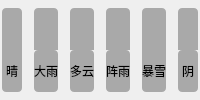
           <widget class="QWidget" name="horizontalWidget_8" native="true">
            <property name="styleSheet">
             <string notr="true">QLabel {
	background-color: rgba(60, 60, 60, 100);
	border-radius: 4px;
}</string>
            </property>
            <layout class="QHBoxLayout" name="hl_weather_2">
             <property name="spacing">
              <number>8</number>
             </property>
             <property name="leftMargin">
              <number>0</number>
             </property>
             <property name="topMargin">
              <number>6</number>
             </property>
             <property name="rightMargin">
              <number>0</number>
             </property>
             <property name="bottomMargin">
              <number>6</number>
             </property>
             <item>
              <layout class="QVBoxLayout" name="verticalLayout_26">
               <property name="spacing">
                <number>0</number>
               </property>
               <property name="leftMargin">
                <number>2</number>
               </property>
               <property name="topMargin">
                <number>2</number>
               </property>
               <property name="rightMargin">
                <number>2</number>
               </property>
               <property name="bottomMargin">
                <number>2</number>
               </property>
               <item>
                <widget class="QLabel" name="ll_type_icon1">
                 <property name="styleSheet">
                  <string notr="true">border-bottom-left-radius: 0px;
border-bottom-right-radius: 0px;</string>
                 </property>
                 <property name="text">
                  <string/>
                 </property>
                 <property name="pixmap">
                  <pixmap resource="main.qrc">:/res/type/Qing.png</pixmap>
                 </property>
                 <property name="scaledContents">
                  <bool>false</bool>
                 </property>
                 <property name="alignment">
                  <set>Qt::AlignCenter</set>
                 </property>
                </widget>
               </item>
               <item>
                <widget class="QLabel" name="ll_type1">
                 <property name="styleSheet">
                  <string notr="true">border-top-left-radius: 0px;
border-top-right-radius: 0px;</string>
                 </property>
                 <property name="text">
                  <string>晴</string>
                 </property>
                 <property name="alignment">
                  <set>Qt::AlignCenter</set>
                 </property>
                </widget>
               </item>
              </layout>
             </item>
             <item>
              <layout class="QVBoxLayout" name="verticalLayout_25">
               <property name="spacing">
                <number>0</number>
               </property>
               <property name="leftMargin">
                <number>2</number>
               </property>
               <property name="topMargin">
                <number>2</number>
               </property>
               <property name="rightMargin">
                <number>2</number>
               </property>
               <property name="bottomMargin">
                <number>2</number>
               </property>
               <item>
                <widget class="QLabel" name="ll_type_icon2">
                 <property name="styleSheet">
                  <string notr="true">border-bottom-left-radius: 0px;
border-bottom-right-radius: 0px;</string>
                 </property>
                 <property name="text">
                  <string/>
                 </property>
                 <property name="pixmap">
                  <pixmap resource="main.qrc">:/res/type/DaYu.png</pixmap>
                 </property>
                 <property name="alignment">
                  <set>Qt::AlignCenter</set>
                 </property>
                </widget>
               </item>
               <item>
                <widget class="QLabel" name="ll_type2">
                 <property name="text">
                  <string>大雨</string>
                 </property>
                 <property name="alignment">
                  <set>Qt::AlignCenter</set>
                 </property>
                </widget>
               </item>
              </layout>
             </item>
             <item>
              <layout class="QVBoxLayout" name="verticalLayout_24">
               <property name="spacing">
                <number>0</number>
               </property>
               <property name="leftMargin">
                <number>2</number>
               </property>
               <property name="topMargin">
                <number>2</number>
               </property>
               <property name="rightMargin">
                <number>2</number>
               </property>
               <property name="bottomMargin">
                <number>2</number>
               </property>
               <item>
                <widget class="QLabel" name="ll_type_icon3">
                 <property name="styleSheet">
                  <string notr="true">border-bottom-left-radius: 0px;
border-bottom-right-radius: 0px;</string>
                 </property>
                 <property name="text">
                  <string/>
                 </property>
                 <property name="pixmap">
                  <pixmap resource="main.qrc">:/res/type/DuoYun.png</pixmap>
                 </property>
                 <property name="scaledContents">
                  <bool>false</bool>
                 </property>
                 <property name="alignment">
                  <set>Qt::AlignCenter</set>
                 </property>
                </widget>
               </item>
               <item>
                <widget class="QLabel" name="ll_type3">
                 <property name="text">
                  <string>多云</string>
                 </property>
                 <property name="alignment">
                  <set>Qt::AlignCenter</set>
                 </property>
                </widget>
               </item>
              </layout>
             </item>
             <item>
              <layout class="QVBoxLayout" name="verticalLayout_19">
               <property name="spacing">
                <number>0</number>
               </property>
               <property name="leftMargin">
                <number>2</number>
               </property>
               <property name="topMargin">
                <number>2</number>
               </property>
               <property name="rightMargin">
                <number>2</number>
               </property>
               <property name="bottomMargin">
                <number>2</number>
               </property>
               <item>
                <widget class="QLabel" name="ll_type_icon4">
                 <property name="styleSheet">
                  <string notr="true">border-bottom-left-radius: 0px;
border-bottom-right-radius: 0px;</string>
                 </property>
                 <property name="text">
                  <string/>
                 </property>
                 <property name="pixmap">
                  <pixmap resource="main.qrc">:/res/type/ZhenXue.png</pixmap>
                 </property>
                 <property name="alignment">
                  <set>Qt::AlignCenter</set>
                 </property>
                </widget>
               </item>
               <item>
                <widget class="QLabel" name="ll_type4">
                 <property name="text">
                  <string>阵雨</string>
                 </property>
                 <property name="alignment">
                  <set>Qt::AlignCenter</set>
                 </property>
                </widget>
               </item>
              </layout>
             </item>
             <item>
              <layout class="QVBoxLayout" name="verticalLayout_23">
               <property name="spacing">
                <number>0</number>
               </property>
               <property name="leftMargin">
                <number>2</number>
               </property>
               <property name="topMargin">
                <number>2</number>
               </property>
               <property name="rightMargin">
                <number>2</number>
               </property>
               <property name="bottomMargin">
                <number>2</number>
               </property>
               <item>
                <widget class="QLabel" name="ll_type_icon5">
                 <property name="styleSheet">
                  <string notr="true">border-bottom-left-radius: 0px;
border-bottom-right-radius: 0px;</string>
                 </property>
                 <property name="text">
                  <string/>
                 </property>
                 <property name="pixmap">
                  <pixmap resource="main.qrc">:/res/type/BaoXue.png</pixmap>
                 </property>
                 <property name="alignment">
                  <set>Qt::AlignCenter</set>
                 </property>
                </widget>
               </item>
               <item>
                <widget class="QLabel" name="ll_type5">
                 <property name="styleSheet">
                  <string notr="true">border-top-left-radius: 0px;
border-top-right-radius: 0px;</string>
                 </property>
                 <property name="text">
                  <string>暴雪</string>
                 </property>
                 <property name="alignment">
                  <set>Qt::AlignCenter</set>
                 </property>
                </widget>
               </item>
              </layout>
             </item>
             <item>
              <layout class="QVBoxLayout" name="verticalLayout_22">
               <property name="spacing">
                <number>0</number>
               </property>
               <property name="leftMargin">
                <number>2</number>
               </property>
               <property name="topMargin">
                <number>2</number>
               </property>
               <property name="rightMargin">
                <number>2</number>
               </property>
               <property name="bottomMargin">
                <number>2</number>
               </property>
               <item>
                <widget class="QLabel" name="ll_type_icon6">
                 <property name="styleSheet">
                  <string notr="true">border-bottom-left-radius: 0px;
border-bottom-right-radius: 0px;</string>
                 </property>
                 <property name="text">
                  <string/>
                 </property>
                 <property name="pixmap">
                  <pixmap resource="main.qrc">:/res/type/Yin.png</pixmap>
                 </property>
                 <property name="alignment">
                  <set>Qt::AlignCenter</set>
                 </property>
                </widget>
               </item>
               <item>
                <widget class="QLabel" name="ll_type6">
                 <property name="text">
                  <string>阴</string>
                 </property>
                 <property name="alignment">
                  <set>Qt::AlignCenter</set>
                 </property>
                </widget>
               </item>
              </layout>
             </item>
            </layout>
           </widget>
